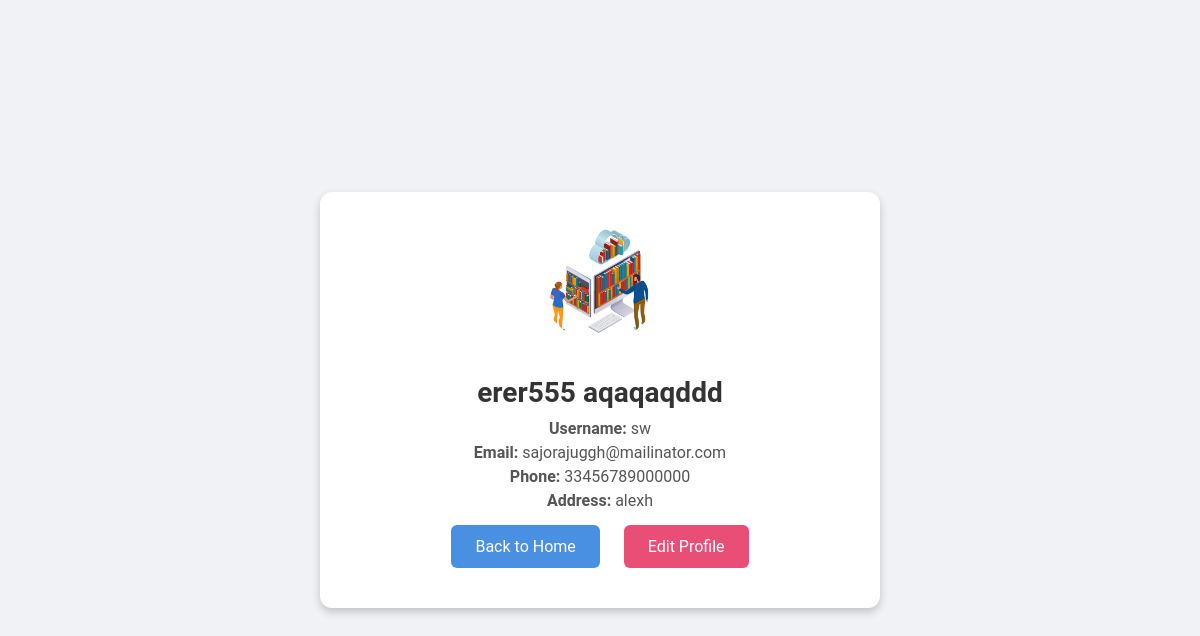
/user/profile/ (signed in), run on the app's committed database.
### userauths/models.py (models this page shows, shortened)
class User(AbstractUser):
    first_name = models.CharField(max_length=255, null=True, blank=True)
    last_name = models.CharField(max_length=255, null=True, blank=True)
    username = models.CharField(max_length=255, unique=True, null=True, blank=True)
    email = models.EmailField(unique=True)
    USERNAME_FIELD = "email"
    REQUIRED_FIELDS = ['username']

class Profile(models.Model):
    user = models.OneToOneField(User, on_delete=models.CASCADE)
    cover_images = models.ImageField(upload_to='Images_Profile', null=True, blank=True, default='default.png')
    phone = models.CharField(max_length=200, null=True ,blank=True)
    address = models.CharField(max_length=200 ,null=True ,blank=True)
    verified = models.BooleanField(default=False)

### userauths/views.py (the view)
# urls.py: path('profile/', views.ProfileView.as_view(), name='profile'),
class ProfileView(DetailView):
    model = Profile
    template_name = 'userauths/profile.html'
    context_object_name = 'profile'
    def get_object(self, queryset=None):
        return get_object_or_404(Profile, user=self.request.user)

### userauths/templates/userauths/profile.html (shortened to what this page needs)
<!DOCTYPE html>
<html lang="en">
<head>
</head>
<body>
    <div class="container">
        {% if user.profile.cover_images.url %}
            <img src="{{ user.profile.cover_images.url }}" class="profile-img" alt="Cover Image">
        {% endif %}
        <h2>{{ user.first_name }} {{ user.last_name }}</h2>
        <p><strong>Username:</strong> {{ user.username }}</p>
        <p><strong>Email:</strong> {{ user.email }}</p>
        <p><strong>Phone:</strong> {{ profile.phone }}</p>
        <p><strong>Address:</strong> {{ profile.address }}</p>
        <a href="{% url 'book:book' %}" class="btn btn-secondary">Back to Home</a>
        <a href="{% url 'userauths:profile-edit' %}" class="btn btn-danger">Edit Profile</a>
    </div>
</body>
</html>

### userauths/templates/userauths/profile.html (style rules this page uses)
body { font-family: 'Roboto', sans-serif; background-color: #f0f2f5; margin: 0; padding: 0; display: flex; justify-content: center; align-items: center; height: 100vh; animation: fadeIn 1s ease-in; }
.container { background: #ffffff; border-radius: 12px; box-shadow: 0 4px 8px rgba(0,0,0,0.2); padding: 30px; max-width: 500px; width: 100%; text-align: center; animation: slideUp 1s ease-out; }
.profile-img { border-radius: 50%; width: 120px; height: 120px; object-fit: cover; margin-bottom: 20px; animation: zoomIn 1s ease-out; }
h2 { color: #333; font-size: 28px; margin: 10px 0; animation: fadeInUp 1s ease-out; }
p { color: #555; font-size: 16px; margin: 5px 0; animation: fadeInUp 1s ease-out; }
.btn { display: inline-block; padding: 12px 24px; color: #fff; text-decoration: none; border-radius: 6px; font-size: 16px; margin: 10px; transition: background-color 0.3s, transform 0.3s; }
.btn-secondary { background-color: #4a90e2; }
.btn-danger { background-color: #e94e77; }

### data on the page
User: profile.cover_images (picture), first_name "erer555", last_name "aqaqaqddd", username "sw", email "sajorajuggh@mailinator.com"
Profile: phone "33456789000000", address "alexh"
